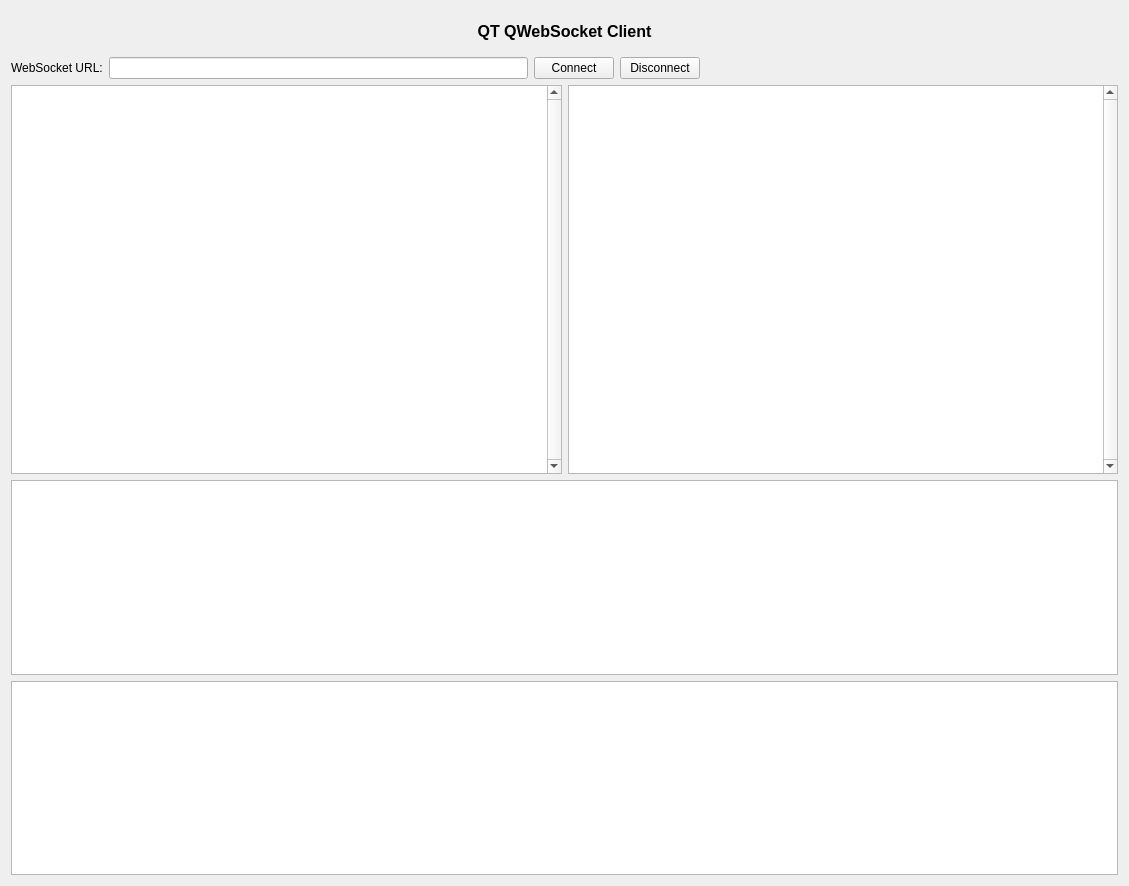
<?xml version="1.0" encoding="UTF-8"?>
<ui version="4.0">
 <class>MiscellaneousQWebSocket</class>
 <widget class="QWidget" name="MiscellaneousQWebSocket">
  <property name="geometry">
   <rect>
    <x>0</x>
    <y>0</y>
    <width>1129</width>
    <height>886</height>
   </rect>
  </property>
  <property name="windowTitle">
   <string>MiscellaneousQWebSocket</string>
  </property>
  <layout class="QVBoxLayout" name="verticalLayout">
   <item>
    <widget class="QLabel" name="lbTitle">
     <property name="minimumSize">
      <size>
       <width>0</width>
       <height>40</height>
      </size>
     </property>
     <property name="font">
      <font>
       <pointsize>12</pointsize>
       <weight>75</weight>
       <bold>true</bold>
      </font>
     </property>
     <property name="text">
      <string>QT QWebSocket Client</string>
     </property>
     <property name="alignment">
      <set>Qt::AlignCenter</set>
     </property>
    </widget>
   </item>
   <item>
    <layout class="QGridLayout" name="gridLayout" rowstretch="0,2,1,1">
     <property name="leftMargin">
      <number>0</number>
     </property>
     <property name="rightMargin">
      <number>0</number>
     </property>
     <item row="3" column="0" colspan="2">
      <widget class="QPlainTextEdit" name="teMatchError">
       <property name="font">
        <font>
         <family>Consolas</family>
         <pointsize>10</pointsize>
        </font>
       </property>
      </widget>
     </item>
     <item row="1" column="0">
      <widget class="QPlainTextEdit" name="teMatchTarget">
       <property name="font">
        <font>
         <family>Consolas</family>
         <pointsize>10</pointsize>
        </font>
       </property>
       <property name="verticalScrollBarPolicy">
        <enum>Qt::ScrollBarAlwaysOn</enum>
       </property>
      </widget>
     </item>
     <item row="2" column="0" colspan="2">
      <widget class="QPlainTextEdit" name="teMatchResult">
       <property name="font">
        <font>
         <family>Consolas</family>
         <pointsize>10</pointsize>
        </font>
       </property>
      </widget>
     </item>
     <item row="1" column="1">
      <widget class="QPlainTextEdit" name="teMatchExpression">
       <property name="font">
        <font>
         <family>Consolas</family>
         <pointsize>10</pointsize>
        </font>
       </property>
       <property name="verticalScrollBarPolicy">
        <enum>Qt::ScrollBarAlwaysOn</enum>
       </property>
      </widget>
     </item>
     <item row="0" column="0" colspan="2">
      <widget class="QWidget" name="ButtonWidget" native="true">
       <layout class="QHBoxLayout" name="horizontalLayout">
        <property name="leftMargin">
         <number>0</number>
        </property>
        <property name="topMargin">
         <number>0</number>
        </property>
        <property name="rightMargin">
         <number>0</number>
        </property>
        <property name="bottomMargin">
         <number>0</number>
        </property>
        <item>
         <widget class="QLabel" name="lbUrl">
          <property name="text">
           <string>WebSocket URL:</string>
          </property>
         </widget>
        </item>
        <item>
         <widget class="QLineEdit" name="leServerUrl"/>
        </item>
        <item>
         <widget class="QPushButton" name="btnConnect">
          <property name="text">
           <string>Connect</string>
          </property>
         </widget>
        </item>
        <item>
         <widget class="QPushButton" name="btnDisconnect">
          <property name="sizePolicy">
           <sizepolicy hsizetype="Maximum" vsizetype="Expanding">
            <horstretch>0</horstretch>
            <verstretch>0</verstretch>
           </sizepolicy>
          </property>
          <property name="text">
           <string>Disconnect</string>
          </property>
         </widget>
        </item>
        <item>
         <spacer name="horizontalSpacer">
          <property name="orientation">
           <enum>Qt::Horizontal</enum>
          </property>
          <property name="sizeHint" stdset="0">
           <size>
            <width>40</width>
            <height>20</height>
           </size>
          </property>
         </spacer>
        </item>
       </layout>
      </widget>
     </item>
    </layout>
   </item>
  </layout>
 </widget>
 <layoutdefault spacing="6" margin="11"/>
 <resources/>
 <connections/>
</ui>
